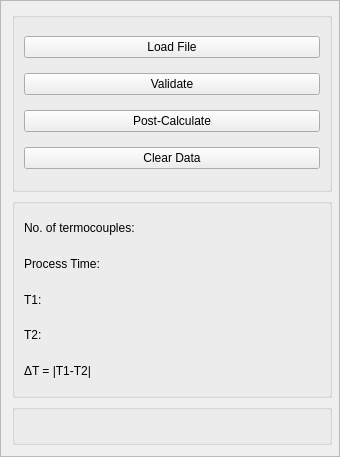
     <widget class="QFrame" name="frame">
      <property name="minimumSize">
       <size>
        <width>340</width>
        <height>0</height>
       </size>
      </property>
      <property name="maximumSize">
       <size>
        <width>340</width>
        <height>16777215</height>
       </size>
      </property>
      <property name="frameShape">
       <enum>QFrame::StyledPanel</enum>
      </property>
      <property name="frameShadow">
       <enum>QFrame::Raised</enum>
      </property>
      <layout class="QVBoxLayout" name="verticalLayout">
       <item>
        <widget class="QGroupBox" name="groupBox">
         <property name="enabled">
          <bool>true</bool>
         </property>
         <property name="minimumSize">
          <size>
           <width>320</width>
           <height>180</height>
          </size>
         </property>
         <property name="maximumSize">
          <size>
           <width>320</width>
           <height>180</height>
          </size>
         </property>
         <property name="title">
          <string/>
         </property>
         <layout class="QVBoxLayout" name="verticalLayout_2">
          <item>
           <widget class="QPushButton" name="load_btn">
            <property name="styleSheet">
             <string notr="true">font: 14pt &quot;Century Gothic&quot;;</string>
            </property>
            <property name="text">
             <string>Load File</string>
            </property>
           </widget>
          </item>
          <item>
           <widget class="QPushButton" name="validation_btn">
            <property name="styleSheet">
             <string notr="true">font: 14pt &quot;Century Gothic&quot;;</string>
            </property>
            <property name="text">
             <string>Validate</string>
            </property>
           </widget>
          </item>
          <item>
           <widget class="QPushButton" name="calculate_btn">
            <property name="styleSheet">
             <string notr="true">font: 14pt &quot;Century Gothic&quot;;</string>
            </property>
            <property name="text">
             <string>Post-Calculate</string>
            </property>
           </widget>
          </item>
          <item>
           <widget class="QPushButton" name="clear_btn">
            <property name="styleSheet">
             <string notr="true">font: 14pt &quot;Century Gothic&quot;;</string>
            </property>
            <property name="text">
             <string>Clear Data</string>
            </property>
           </widget>
          </item>
         </layout>
        </widget>
       </item>
       <item>
        <widget class="QGroupBox" name="groupBox_2">
         <property name="minimumSize">
          <size>
           <width>320</width>
           <height>200</height>
          </size>
         </property>
         <property name="maximumSize">
          <size>
           <width>320</width>
           <height>200</height>
          </size>
         </property>
         <property name="title">
          <string/>
         </property>
         <layout class="QGridLayout" name="gridLayout_2">
          <item row="3" column="0">
           <widget class="QLabel" name="label_5">
            <property name="styleSheet">
             <string notr="true">font: 14pt &quot;Century Gothic&quot;;</string>
            </property>
            <property name="text">
             <string>T2:</string>
            </property>
           </widget>
          </item>
          <item row="0" column="0">
           <widget class="QLabel" name="label">
            <property name="styleSheet">
             <string notr="true">font: 14pt &quot;Century Gothic&quot;;</string>
            </property>
            <property name="text">
             <string>No. of termocouples:</string>
            </property>
           </widget>
          </item>
          <item row="2" column="1">
           <widget class="QLabel" name="start_time">
            <property name="styleSheet">
             <string notr="true">font: 14pt &quot;Century Gothic&quot;;</string>
            </property>
            <property name="text">
             <string/>
            </property>
            <property name="alignment">
             <set>Qt::AlignRight|Qt::AlignTrailing|Qt::AlignVCenter</set>
            </property>
           </widget>
          </item>
          <item row="2" column="0">
           <widget class="QLabel" name="label_3">
            <property name="styleSheet">
             <string notr="true">font: 14pt &quot;Century Gothic&quot;;</string>
            </property>
            <property name="text">
             <string>T1:</string>
            </property>
           </widget>
          </item>
          <item row="0" column="1">
           <widget class="QLabel" name="termocouple_number">
            <property name="styleSheet">
             <string notr="true">font: 14pt &quot;Century Gothic&quot;;</string>
            </property>
            <property name="text">
             <string/>
            </property>
            <property name="alignment">
             <set>Qt::AlignRight|Qt::AlignTrailing|Qt::AlignVCenter</set>
            </property>
           </widget>
          </item>
          <item row="4" column="0">
           <widget class="QLabel" name="label_7">
            <property name="styleSheet">
             <string notr="true">font: 14pt &quot;Century Gothic&quot;;</string>
            </property>
            <property name="text">
             <string>ΔT = |T1-T2|</string>
            </property>
           </widget>
          </item>
          <item row="4" column="1">
           <widget class="QLabel" name="time_delta">
            <property name="styleSheet">
             <string notr="true">font: 14pt &quot;Century Gothic&quot;;</string>
            </property>
            <property name="text">
             <string/>
            </property>
            <property name="alignment">
             <set>Qt::AlignRight|Qt::AlignTrailing|Qt::AlignVCenter</set>
            </property>
           </widget>
          </item>
          <item row="3" column="1">
           <widget class="QLabel" name="stop_time">
            <property name="styleSheet">
             <string notr="true">font: 14pt &quot;Century Gothic&quot;;</string>
            </property>
            <property name="text">
             <string/>
            </property>
            <property name="alignment">
             <set>Qt::AlignRight|Qt::AlignTrailing|Qt::AlignVCenter</set>
            </property>
           </widget>
          </item>
          <item row="1" column="0">
           <widget class="QLabel" name="label_2">
            <property name="styleSheet">
             <string notr="true">font: 14pt &quot;Century Gothic&quot;;</string>
            </property>
            <property name="text">
             <string>Process Time:</string>
            </property>
           </widget>
          </item>
          <item row="1" column="1">
           <widget class="QLabel" name="process_time">
            <property name="styleSheet">
             <string notr="true">font: 14pt &quot;Century Gothic&quot;;</string>
            </property>
            <property name="text">
             <string/>
            </property>
            <property name="alignment">
             <set>Qt::AlignRight|Qt::AlignTrailing|Qt::AlignVCenter</set>
            </property>
           </widget>
          </item>
         </layout>
        </widget>
       </item>
       <item>
        <widget class="QGroupBox" name="groupBox_3">
         <property name="minimumSize">
          <size>
           <width>320</width>
           <height>0</height>
          </size>
         </property>
         <property name="maximumSize">
          <size>
           <width>320</width>
           <height>16777215</height>
          </size>
         </property>
         <property name="title">
          <string/>
         </property>
         <layout class="QVBoxLayout" name="verticalLayout_3">
          <item>
           <widget class="QLabel" name="validation_label">
            <property name="text">
             <string/>
            </property>
            <property name="alignment">
             <set>Qt::AlignCenter</set>
            </property>
           </widget>
          </item>
         </layout>
        </widget>
       </item>
      </layout>
     </widget>
